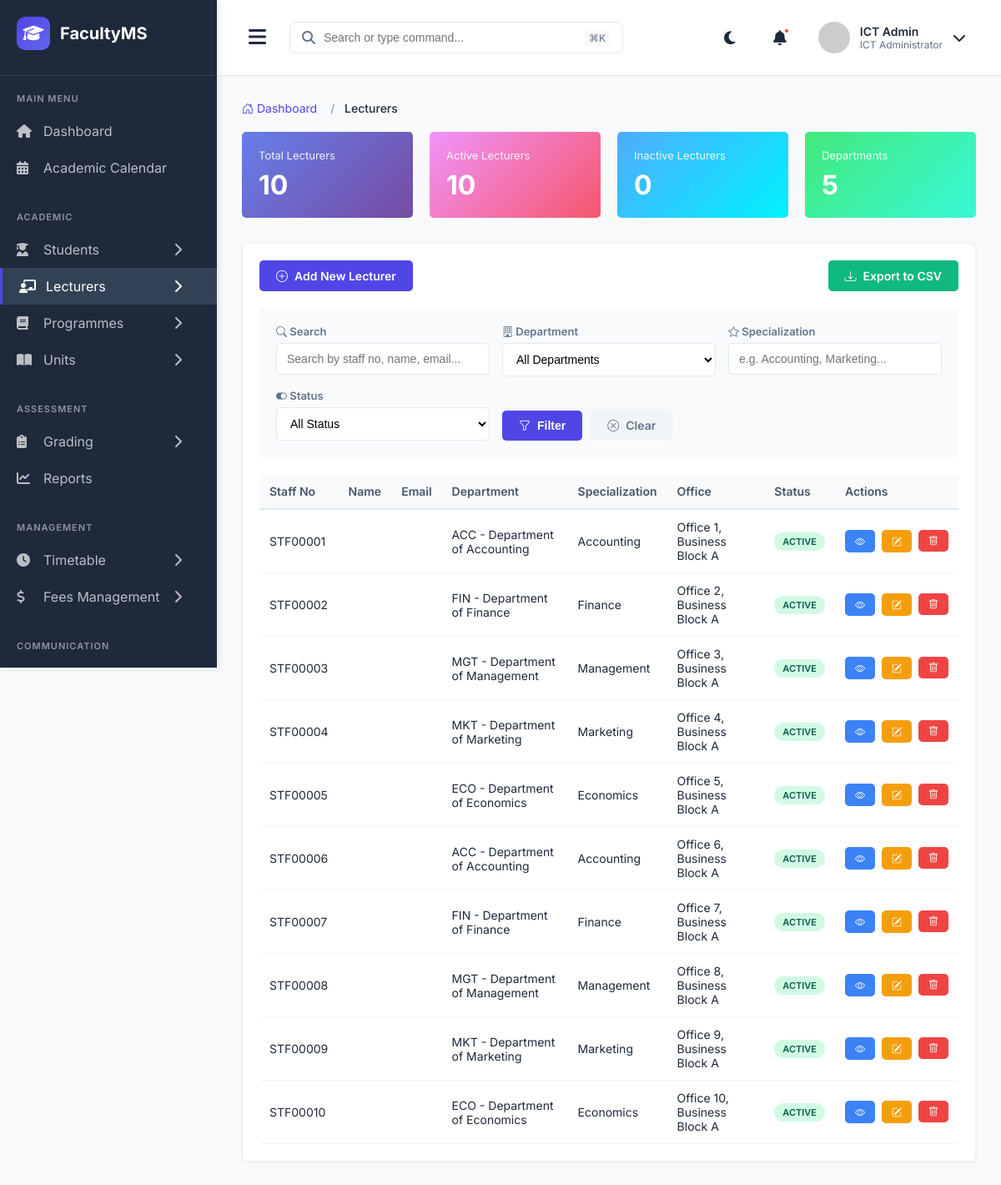
/admin-lecturers/ (signed in), run on the app's committed database.
### main_application/models.py (models this page shows, shortened)
class User(AbstractUser):
    USER_TYPES = (
        ('STUDENT', 'Student'),
        ('LECTURER', 'Lecturer'),
        ('COD', 'Chairman of Department'),
        ('DEAN', 'Dean'),
        ('ICT_ADMIN', 'ICT Administrator'),
    )
    user_type = models.CharField(max_length=20, choices=USER_TYPES)
    phone_number = models.CharField(max_length=15, blank=True, null=True)
    profile_picture = models.ImageField(upload_to='profiles/', blank=True, null=True)
    is_active_user = models.BooleanField(default=True)
    date_joined = models.DateTimeField(auto_now_add=True)
    class Meta:
        db_table = 'users'

class Lecturer(models.Model):
    user = models.OneToOneField(User, on_delete=models.CASCADE, primary_key=True, related_name='lecturer_profile')
    staff_number = models.CharField(max_length=50, unique=True)
    department = models.ForeignKey(Department, on_delete=models.PROTECT, related_name='lecturers')
    specialization = models.CharField(max_length=200, blank=True)
    office_location = models.CharField(max_length=100, blank=True)
    consultation_hours = models.TextField(blank=True)
    is_active = models.BooleanField(default=True)
    class Meta:
        db_table = 'lecturers'
        ordering = ['staff_number']

class Department(models.Model):
    name = models.CharField(max_length=200)
    code = models.CharField(max_length=20, unique=True)
    description = models.TextField(blank=True)
    head_of_department = models.ForeignKey(User, on_delete=models.SET_NULL, null=True, blank=True,
                                           related_name='headed_departments', limit_choices_to={'user_type': 'COD'})
    created_at = models.DateTimeField(auto_now_add=True)
    class Meta:
        db_table = 'departments'
        ordering = ['name']

### main_application/views.py (the view, shortened to what this page needs)
# urls.py: path('admin-lecturers/', views.lecturer_list, name='lecturer_list'),
@login_required
@user_passes_test(is_admin)
def lecturer_list(request):
    lecturers = Lecturer.objects.select_related(
        'user', 'department'
    ).all()
    search_query = request.GET.get('search', '')
    department_filter = request.GET.get('department', '')
    status_filter = request.GET.get('status', '')
    specialization_filter = request.GET.get('specialization', '')
    if department_filter:
        lecturers = lecturers.filter(department_id=department_filter)
    if status_filter:
        if status_filter == 'active':
            lecturers = lecturers.filter(is_active=True)
        elif status_filter == 'inactive':
            lecturers = lecturers.filter(is_active=False)
    if specialization_filter:
        lecturers = lecturers.filter(specialization__icontains=specialization_filter)
    total_lecturers = lecturers.count()
    active_lecturers = lecturers.filter(is_active=True).count()
    inactive_lecturers = lecturers.filter(is_active=False).count()
    dept_stats = lecturers.values('department__name').annotate(count=Count('user')).order_by('-count')
    paginator = Paginator(lecturers, 20)  # 20 lecturers per page
    page = request.GET.get('page', 1)
    try:
        lecturers_page = paginator.page(page)
    except PageNotAnInteger:
        lecturers_page = paginator.page(1)
    except EmptyPage:
        lecturers_page = paginator.page(paginator.num_pages)
    departments = Department.objects.all().order_by('name')
    context = {
        'lecturers': lecturers_page,
        'page_obj': lecturers_page,
        'total_lecturers': total_lecturers,
        'active_lecturers': active_lecturers,
        'inactive_lecturers': inactive_lecturers,
        'dept_stats': dept_stats,
        'departments': departments,
        'search_query': search_query,
        'department_filter': department_filter,
        'status_filter': status_filter,
        'specialization_filter': specialization_filter,
    }
    return render(request, 'admin/lecturer_list.html', context)

### templates/admin/lecturer_list.html (shortened to what this page needs)
{% extends 'admin_base.html' %}
{% block extra_css %}
<link rel="stylesheet" href="https://cdn.jsdelivr.net/npm/bootstrap-icons@1.10.0/font/bootstrap-icons.css">
{% endblock %}
{% block content %}
<nav aria-label="breadcrumb">
    <ol class="breadcrumb">
        <li class="breadcrumb-item"><a href="{% url 'admin_dashboard' %}"><i class="bi bi-house-door"></i> Dashboard</a></li>
        <li class="breadcrumb-item active" aria-current="page">Lecturers</li>
    </ol>
</nav>
<div class="stats-grid">
    <div class="stat-card">
        <div class="stat-label">Total Lecturers</div>
        <div class="stat-value">{{ total_lecturers }}</div>
    </div>
    <div class="stat-card">
        <div class="stat-label">Active Lecturers</div>
        <div class="stat-value">{{ active_lecturers }}</div>
    </div>
    <div class="stat-card">
        <div class="stat-label">Inactive Lecturers</div>
        <div class="stat-value">{{ inactive_lecturers }}</div>
    </div>
    <div class="stat-card">
        <div class="stat-label">Departments</div>
        <div class="stat-value">{{ departments|length }}</div>
    </div>
</div>
<div class="section-container">
    <div class="action-bar">
        <div style="display: flex; gap: 10px;">
            <a href="{% url 'lecturer_create' %}" class="btn btn-primary">
                <i class="bi bi-plus-circle"></i> Add New Lecturer
            </a>
        </div>
        <div style="display: flex; gap: 10px;">
            <a href="{% url 'lecturer_export' %}?department={{ department_filter }}&status={{ status_filter }}&specialization={{ specialization_filter }}" class="btn btn-success">
                <i class="bi bi-download"></i> Export to CSV
            </a>
        </div>
    </div>
    <form method="get" action="">
        <div class="filter-bar">
            <div class="filter-group">
                <label class="filter-label" for="search">
                    <i class="bi bi-search"></i> Search
                </label>
                <input
                    type="text"
                    id="search"
                    name="search"
                    class="filter-input"
                    placeholder="Search by staff no, name, email..."
                    value="{{ search_query }}"
                >
            </div>
            <div class="filter-group">
                <label class="filter-label" for="department">
                    <i class="bi bi-building"></i> Department
                </label>
                <select id="department" name="department" class="filter-select">
                    <option value="">All Departments</option>
                </select>
            </div>
            <div class="filter-group">
                <label class="filter-label" for="specialization">
                    <i class="bi bi-star"></i> Specialization
                </label>
                <input
                    type="text"
                    id="specialization"
                    name="specialization"
                    class="filter-input"
                    placeholder="e.g. Accounting, Marketing..."
                    value="{{ specialization_filter }}"
                >
            </div>
            <div class="filter-group">
                <label class="filter-label" for="status">
                    <i class="bi bi-toggle-on"></i> Status
                </label>
                <select id="status" name="status" class="filter-select">
                    <option value="">All Status</option>
                </select>
            </div>
            <div class="filter-actions">
                <button type="submit" class="btn btn-filter">
                    <i class="bi bi-funnel"></i> Filter
                </button>
                <a href="{% url 'lecturer_list' %}" class="btn btn-clear">
                    <i class="bi bi-x-circle"></i> Clear
                </a>
            </div>
        </div>
    </form>
    {% if lecturers %}
    <div class="table-container">
        <table>
            <thead>
                <tr>
                    <th>Staff No</th>
                    <th>Name</th>
                    <th>Email</th>
                    <th>Department</th>
                    <th>Specialization</th>
                    <th>Office</th>
                    <th>Status</th>
                    <th>Actions</th>
                </tr>
            </thead>
            <tbody>
                {% for lecturer in lecturers %}
                <tr>
                    <td>{{ lecturer.staff_number }}</td>
                    <td>{{ lecturer.first_name }} {{ lecturer.last_name }}</td>
                    <td>{{ lecturer.email }}</td>
                    <td>{{ lecturer.department.code }} - {{ lecturer.department.name }}</td>
                    <td>{{ lecturer.specialization }}</td>
                    <td>{{ lecturer.office_location }}</td>
                    <td>
                        {% if lecturer.is_active %}
                        <span class="badge badge-success">Active</span>
                        {% else %}
                        <span class="badge badge-danger">Inactive</span>
                        {% endif %}
                    </td>
                    <td>
                        <div class="action-buttons">
                            <a href="{% url 'lecturer_detail' lecturer.staff_number %}" class="btn btn-info btn-sm" title="View Details">
                                <i class="bi bi-eye"></i>
                            </a>
                            <a href="{% url 'lecturer_update' lecturer.staff_number %}" class="btn btn-warning btn-sm" title="Edit Lecturer">
                                <i class="bi bi-pencil-square"></i>
                            </a>
                            <form method="post" action="{% url 'lecturer_delete' lecturer.staff_number %}" style="display: inline;">
                                <button type="submit" class="btn btn-danger btn-sm" title="Delete Lecturer" onclick="return confirm('Are you sure you want to delete this lecturer?');">
                                    <i class="bi bi-trash"></i>
                                </button>
                            </form>
                        </div>
                    </td>
                </tr>
                {% endfor %}
            </tbody>
        </table>
    </div>
    {% else %}
    <div class="empty-state">
        <i class="bi bi-people-fill empty-icon"></i>
        <div class="empty-title">No Lecturers Found</div>
        <div class="empty-text">Try adjusting your filters or add new lecturers.</div>
    </div>
    {% endif %}
</div>
{% endblock %}

### templates/admin_base.html (shortened to what this page needs)
{% load static %}
<!DOCTYPE html>
<html lang="en">
<head>
    <link rel="stylesheet" href="https://cdnjs.cloudflare.com/ajax/libs/font-awesome/6.4.0/css/all.min.css">
    {% block extra_css %}{% endblock %}
</head>
<body>
    <div class="sidebar" id="sidebar">
        <div class="sidebar-header">
            <div class="logo">
                <i class="fas fa-graduation-cap"></i>
            </div>
            <span class="logo-text">FacultyMS</span>
        </div>
        <div class="menu-section">
            <div class="menu-title">Main Menu</div>
            <a href="{% url 'admin_dashboard'%}" class="menu-item {% if request.resolver_match.url_name == 'admin_dashboard' %}active{% endif %}">
                <i class="fas fa-home"></i>
                <span>Dashboard</span>
            </a>
            <a href="#" class="menu-item {% if request.resolver_match.url_name == 'admin_academic_calendar' %}active{% endif %}">
                <i class="fas fa-calendar-alt"></i>
                <span>Academic Calendar</span>
            </a>
        </div>
        <div class="menu-section">
            <div class="menu-title">Academic</div>
            <div class="menu-item has-submenu {% if 'student' in request.resolver_match.url_name %}active{% endif %}" data-submenu="students">
                <i class="fas fa-user-graduate"></i>
                <span>Students</span>
                <i class="fas fa-chevron-right arrow"></i>
            </div>
            <div class="menu-item has-submenu {% if 'lecturer' in request.resolver_match.url_name %}active{% endif %}" data-submenu="lecturers">
                <i class="fas fa-chalkboard-teacher"></i>
                <span>Lecturers</span>
                <i class="fas fa-chevron-right arrow"></i>
            </div>
            <div class="menu-item has-submenu {% if 'programme' in request.resolver_match.url_name or 'departments' in request.resolver_match.url_name %}active{% endif %}" data-submenu="programmes">
                <i class="fas fa-book"></i>
                <span>Programmes</span>
                <i class="fas fa-chevron-right arrow"></i>
            </div>
            <div class="menu-item has-submenu {% if 'units' in request.resolver_match.url_name %}active{% endif %}" data-submenu="units">
                <i class="fas fa-book-open"></i>
                <span>Units</span>
                <i class="fas fa-chevron-right arrow"></i>
            </div>
        </div>
        <div class="menu-section">
            <div class="menu-title">Assessment</div>
            <div class="menu-item has-submenu {% if 'grading' in request.resolver_match.url_name or 'marks' in request.resolver_match.url_name or 'assessment' in request.resolver_match.url_name %}active{% endif %}" data-submenu="grading">
                <i class="fas fa-clipboard-list"></i>
                <span>Grading</span>
                <i class="fas fa-chevron-right arrow"></i>
            </div>
            <a href="{% url 'admin_reports'%}" class="menu-item {% if request.resolver_match.url_name == 'admin_reports' %}active{% endif %}">
                <i class="fas fa-chart-line"></i>
                <span>Reports</span>
            </a>
        </div>
        <div class="menu-section">
            <div class="menu-title">Management</div>
            <div class="menu-item has-submenu {% if 'timetable' in request.resolver_match.url_name or 'venues' in request.resolver_match.url_name %}active{% endif %}" data-submenu="timetable">
                <i class="fas fa-clock"></i>
                <span>Timetable</span>
                <i class="fas fa-chevron-right arrow"></i>
            </div>
            <div class="menu-item has-submenu {% if 'fees' in request.resolver_match.url_name %}active{% endif %}" data-submenu="fees">
                <i class="fas fa-dollar-sign"></i>
                <span>Fees Management</span>
                <i class="fas fa-chevron-right arrow"></i>
            </div>
        </div>
        <div class="menu-section">
            <div class="menu-title">Communication</div>
            <a href="{% url 'announcement_list'%}" class="menu-item {% if request.resolver_match.url_name == 'announcement_list' %}active{% endif %}">
            </a>
        </div>
    </div>
    <div class="main-content" id="mainContent">
        <div class="header">
            <div class="header-left">
                <button class="menu-toggle" id="menuToggle">
                    <i class="fas fa-bars"></i>
                </button>
                <div class="search-bar">
                    <i class="fas fa-search"></i>
                    <input type="text" placeholder="Search or type command...">
                    <span class="shortcut">⌘K</span>
                </div>
            </div>
            <div class="header-right">
                <div class="header-icon">
                    <i class="fas fa-moon"></i>
                </div>
                <div class="header-icon notification-icon">
                    <i class="fas fa-bell"></i>
                    <span class="notification-badge"></span>
                </div>
                <div class="user-profile">
                    <img src="https://ui-avatars.com/api/?name=Admin+User&background=4F46E5&color=fff" alt="User" class="user-avatar">
                    <div class="user-info">
                        <span class="user-name">{{ user.get_full_name|default:"Admin User" }}</span>
                        <span class="user-role">{{ user.get_user_type_display|default:"Administrator" }}</span>
                    </div>
                    <i class="fas fa-chevron-down"></i>
                </div>
            </div>
        </div>
        <div class="content">
            {% block content %}{% endblock %}
        </div>
    </div>
</body>
</html>

### data on the page
User: get_full_name "ICT Admin", user_type "ICT Administrator"
Lecturer: staff_number "STF00001", department.code "ACC", department.name "Department of Accounting", specialization "Accounting", office_location "Office 1, Business Block A", is_active "ACTIVE"
Lecturer: staff_number "STF00002", department.code "FIN", department.name "Department of Finance", specialization "Finance", office_location "Office 2, Business Block A", is_active "ACTIVE"
Lecturer: staff_number "STF00003", department.code "MGT", department.name "Department of Management", specialization "Management", office_location "Office 3, Business Block A", is_active "ACTIVE"
Lecturer: staff_number "STF00004", department.code "MKT", department.name "Department of Marketing", specialization "Marketing", office_location "Office 4, Business Block A", is_active "ACTIVE"
Lecturer: staff_number "STF00005", department.code "ECO", department.name "Department of Economics", specialization "Economics", office_location "Office 5, Business Block A", is_active "ACTIVE"
Lecturer: staff_number "STF00006", department.code "ACC", department.name "Department of Accounting", specialization "Accounting", office_location "Office 6, Business Block A", is_active "ACTIVE"
Lecturer: staff_number "STF00007", department.code "FIN", department.name "Department of Finance", specialization "Finance", office_location "Office 7, Business Block A", is_active "ACTIVE"
Lecturer: staff_number "STF00008", department.code "MGT", department.name "Department of Management", specialization "Management", office_location "Office 8, Business Block A", is_active "ACTIVE"
Lecturer: staff_number "STF00009", department.code "MKT", department.name "Department of Marketing", specialization "Marketing", office_location "Office 9, Business Block A", is_active "ACTIVE"
Lecturer: staff_number "STF00010", department.code "ECO", department.name "Department of Economics", specialization "Economics", office_location "Office 10, Business Block A", is_active "ACTIVE"

### other printed values
{{ total_lecturers }} "10"
{{ active_lecturers }} "10"
{{ inactive_lecturers }} "0"
{{ departments|length }} "5"
